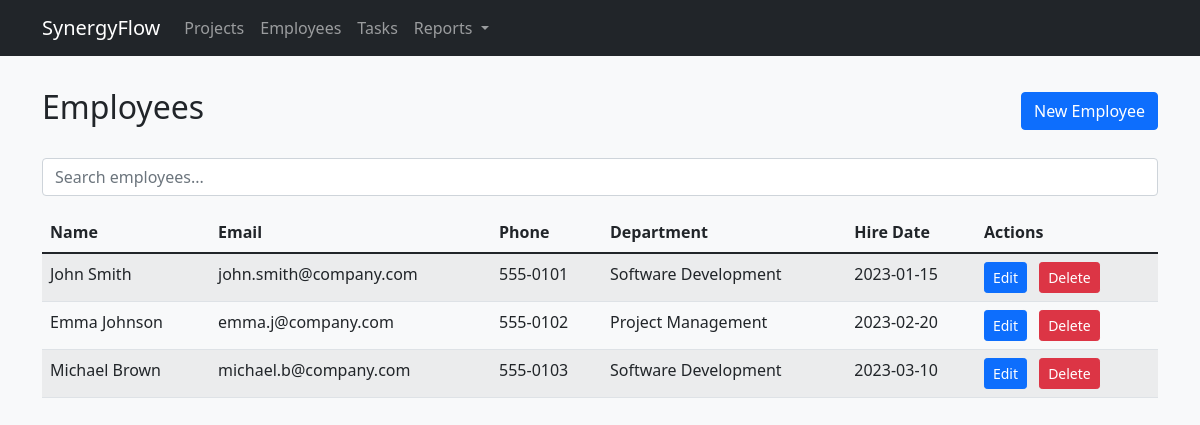
The page /employees on the database its author committed.
### tables this page shows
CREATE TABLE Employees (
    EmployeeID INTEGER PRIMARY KEY AUTOINCREMENT,
    FirstName TEXT NOT NULL,
    LastName TEXT NOT NULL,
    Email TEXT UNIQUE,
    Phone TEXT,
    HireDate DATE,
    DepartmentID INTEGER,
    FOREIGN KEY (DepartmentID) REFERENCES Departments(DepartmentID)
);

CREATE TABLE Departments (
    DepartmentID INTEGER PRIMARY KEY AUTOINCREMENT,
    DepartmentName TEXT NOT NULL,
    Location TEXT
);

### app.py (the view)
@app.route('/employees')
def employees():
    db = get_db()
    employees = db.execute('''
        SELECT e.*, d.DepartmentName
        FROM Employees e
        LEFT JOIN Departments d ON e.DepartmentID = d.DepartmentID
    ''').fetchall()
    return render_template('employees/list.html', employees=employees)

### app.py (called while the page is built)
def get_db():
    db = sqlite3.connect(DATABASE)
    db.row_factory = sqlite3.Row
    return db

### templates/employees/list.html (shortened to what this page needs)
{% extends "layout.html" %}
{% block content %}
<div class="d-flex justify-content-between align-items-center mb-4">
    <h2>Employees</h2>
    <a href="{{ url_for('employee_new') }}" class="btn btn-primary">New Employee</a>
</div>
<div class="table-responsive">
    <input type="text" id="employeeSearch" class="form-control mb-3" placeholder="Search employees...">
    <table class="table table-striped" id="employeeTable">
        <thead>
            <tr>
                <th>Name</th>
                <th>Email</th>
                <th>Phone</th>
                <th>Department</th>
                <th>Hire Date</th>
                <th>Actions</th>
            </tr>
        </thead>
        <tbody>
            {% for employee in employees %}
            <tr>
                <td>{{ employee.FirstName }} {{ employee.LastName }}</td>
                <td>{{ employee.Email }}</td>
                <td>{{ employee.Phone }}</td>
                <td>{{ employee.DepartmentName }}</td>
                <td>{{ employee.HireDate }}</td>
                <td>
                    <a href="{{ url_for('employee_edit', id=employee.EmployeeID) }}"
                       class="btn btn-sm btn-primary">Edit</a>
                    <a href="#" onclick="confirmDelete('{{ employee.EmployeeID }}', 'employee')"
                       class="btn btn-sm btn-danger">Delete</a>
                </td>
            </tr>
            {% endfor %}
        </tbody>
    </table>
</div>
{% endblock %}

### static/css/style.css (style rules this page uses)
body { background-color: #f8f9fa; }
.table th { background-color: #f8f9fa; }
.btn-sm { margin-right: 0.5rem; }

### rows shown on the page
Employees: FirstName "John", LastName "Smith", Email "john.smith@company.com", Phone "555-0101", DepartmentName "Software Development", HireDate "2023-01-15"
Employees: FirstName "Emma", LastName "Johnson", Email "emma.j@company.com", Phone "555-0102", DepartmentName "Project Management", HireDate "2023-02-20"
Employees: FirstName "Michael", LastName "Brown", Email "michael.b@company.com", Phone "555-0103", DepartmentName "Software Development", HireDate "2023-03-10"
